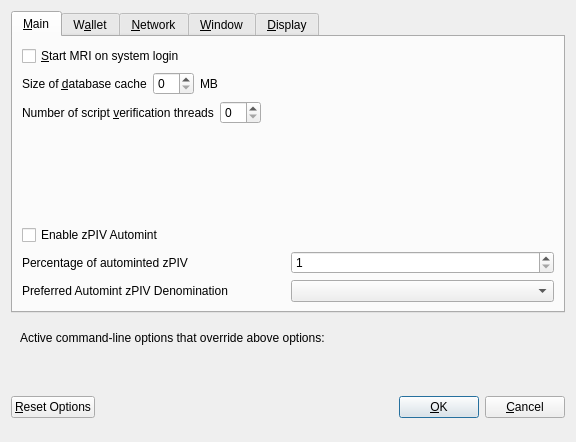
<?xml version="1.0" encoding="UTF-8"?>
<ui version="4.0">
 <class>OptionsDialog</class>
 <widget class="QDialog" name="OptionsDialog">
  <property name="geometry">
   <rect>
    <x>0</x>
    <y>0</y>
    <width>576</width>
    <height>442</height>
   </rect>
  </property>
  <property name="windowTitle">
   <string>Options</string>
  </property>
  <property name="modal">
   <bool>true</bool>
  </property>
  <layout class="QVBoxLayout" name="verticalLayout">
   <item>
    <widget class="QTabWidget" name="tabWidget">
     <property name="currentIndex">
      <number>0</number>
     </property>
     <widget class="QWidget" name="tabMain">
      <attribute name="title">
       <string>&amp;Main</string>
      </attribute>
      <layout class="QVBoxLayout" name="verticalLayout_Main">
       <item>
        <widget class="QCheckBox" name="bitcoinAtStartup">
         <property name="toolTip">
          <string>Automatically start MRI after logging in to the system.</string>
         </property>
         <property name="text">
          <string>&amp;Start MRI on system login</string>
         </property>
        </widget>
       </item>
       <item>
        <layout class="QHBoxLayout" name="horizontalLayout_2_Main">
         <item>
          <widget class="QLabel" name="databaseCacheLabel">
           <property name="text">
            <string>Size of &amp;database cache</string>
           </property>
           <property name="textFormat">
            <enum>Qt::PlainText</enum>
           </property>
           <property name="buddy">
            <cstring>databaseCache</cstring>
           </property>
          </widget>
         </item>
         <item>
          <widget class="QSpinBox" name="databaseCache"/>
         </item>
         <item>
          <widget class="QLabel" name="databaseCacheUnitLabel">
           <property name="text">
            <string>MB</string>
           </property>
           <property name="textFormat">
            <enum>Qt::PlainText</enum>
           </property>
          </widget>
         </item>
         <item>
          <spacer name="horizontalSpacer_2_Main">
           <property name="orientation">
            <enum>Qt::Horizontal</enum>
           </property>
           <property name="sizeHint" stdset="0">
            <size>
             <width>40</width>
             <height>20</height>
            </size>
           </property>
          </spacer>
         </item>
        </layout>
       </item>
       <item>
        <layout class="QHBoxLayout" name="horizontalLayout_3_Main">
         <item>
          <widget class="QLabel" name="threadsScriptVerifLabel">
           <property name="text">
            <string>Number of script &amp;verification threads</string>
           </property>
           <property name="textFormat">
            <enum>Qt::PlainText</enum>
           </property>
           <property name="buddy">
            <cstring>threadsScriptVerif</cstring>
           </property>
          </widget>
         </item>
         <item>
          <widget class="QSpinBox" name="threadsScriptVerif">
           <property name="toolTip">
            <string>(0 = auto, &lt;0 = leave that many cores free)</string>
           </property>
          </widget>
         </item>
         <item>
          <spacer name="horizontalSpacer_3_Main">
           <property name="orientation">
            <enum>Qt::Horizontal</enum>
           </property>
           <property name="sizeHint" stdset="0">
            <size>
             <width>40</width>
             <height>20</height>
            </size>
           </property>
          </spacer>
         </item>
        </layout>
       </item>
       <item>
        <spacer name="verticalSpacer_2">
         <property name="orientation">
          <enum>Qt::Vertical</enum>
         </property>
         <property name="sizeHint" stdset="0">
          <size>
           <width>20</width>
           <height>40</height>
          </size>
         </property>
        </spacer>
       </item>
       <item>
        <widget class="QCheckBox" name="checkBoxZeromintEnable">
         <property name="toolTip">
          <string>Enable automatic minting of PIV units to zPIV</string>
         </property>
         <property name="layoutDirection">
          <enum>Qt::LeftToRight</enum>
         </property>
         <property name="text">
          <string>Enable zPIV Automint</string>
         </property>
        </widget>
       </item>
       <item>
        <layout class="QHBoxLayout" name="horizontalLayout_3">
         <item>
          <widget class="QLabel" name="percentage_label">
           <property name="toolTip">
            <string>Percentage of incoming PIV which get automatically converted to zPIV via Zerocoin Protocol (min: 10%)</string>
           </property>
           <property name="text">
            <string>Percentage of autominted zPIV</string>
           </property>
          </widget>
         </item>
         <item>
          <widget class="QSpinBox" name="zeromintPercentage">
           <property name="minimum">
            <number>1</number>
           </property>
           <property name="maximum">
            <number>100</number>
           </property>
          </widget>
         </item>
        </layout>
       </item>
       <item>
        <layout class="QHBoxLayout" name="horizontalLayout" stretch="0,0">
         <property name="sizeConstraint">
          <enum>QLayout::SetFixedSize</enum>
         </property>
         <item>
          <widget class="QLabel" name="labelPreferredDenom">
           <property name="maximumSize">
            <size>
             <width>16777215</width>
             <height>16777215</height>
            </size>
           </property>
           <property name="toolTip">
            <string>Wait with automatic conversion to Zerocoin until enough PIV for this denomination is available</string>
           </property>
           <property name="text">
            <string>Preferred Automint zPIV Denomination</string>
           </property>
          </widget>
         </item>
         <item>
          <widget class="QComboBox" name="preferredDenom">
           <property name="maximumSize">
            <size>
             <width>16777215</width>
             <height>27</height>
            </size>
           </property>
           <property name="toolTip">
            <string>Wait with automatic conversion to Zerocoin until enough PIV for this denomination is available</string>
           </property>
           <property name="maxVisibleItems">
            <number>9</number>
           </property>
           <property name="maxCount">
            <number>9</number>
           </property>
          </widget>
         </item>
        </layout>
       </item>
      </layout>
     </widget>
     <widget class="QWidget" name="tabWallet">
      <attribute name="title">
       <string>W&amp;allet</string>
      </attribute>
      <layout class="QVBoxLayout" name="verticalLayout_Wallet">
       <item>
        <layout class="QHBoxLayout" name="horizontalLayout_2_Wallet">
         <item>
          <widget class="QLabel" name="labelStakeSplitThresholdText">
           <property name="text">
            <string>Stake split threshold:</string>
           </property>
          </widget>
         </item>
         <item>
          <widget class="QSpinBox" name="spinBoxStakeSplitThreshold">
           <property name="minimum">
            <number>1</number>
           </property>
           <property name="maximum">
            <number>999999</number>
           </property>
          </widget>
         </item>
        </layout>
       </item>
       <item>
        <widget class="QGroupBox" name="groupBox">
         <property name="title">
          <string>Expert</string>
         </property>
         <layout class="QVBoxLayout" name="verticalLayout_2">
          <item>
           <widget class="QCheckBox" name="coinControlFeatures">
            <property name="toolTip">
             <string>Whether to show coin control features or not.</string>
            </property>
            <property name="text">
             <string>Enable coin &amp;control features</string>
            </property>
           </widget>
          </item>
          <item>
           <widget class="QCheckBox" name="showMasternodesTab">
            <property name="toolTip">
             <string>Show additional tab listing all your masternodes in first sub-tab&lt;br/&gt;and all masternodes on the network in second sub-tab.</string>
            </property>
            <property name="text">
             <string>Show Masternodes Tab</string>
            </property>
           </widget>
          </item>
          <item>
           <widget class="QCheckBox" name="spendZeroConfChange">
            <property name="toolTip">
             <string>If you disable the spending of unconfirmed change, the change from a transaction&lt;br/&gt;cannot be used until that transaction has at least one confirmation.&lt;br/&gt;This also affects how your balance is computed.</string>
            </property>
            <property name="text">
             <string>&amp;Spend unconfirmed change</string>
            </property>
           </widget>
          </item>
         </layout>
        </widget>
       </item>
       <item>
        <spacer name="verticalSpacer_Wallet">
         <property name="orientation">
          <enum>Qt::Vertical</enum>
         </property>
         <property name="sizeHint" stdset="0">
          <size>
           <width>20</width>
           <height>40</height>
          </size>
         </property>
        </spacer>
       </item>
      </layout>
     </widget>
     <widget class="QWidget" name="tabNetwork">
      <attribute name="title">
       <string>&amp;Network</string>
      </attribute>
      <layout class="QVBoxLayout" name="verticalLayout_Network">
       <item>
        <widget class="QCheckBox" name="mapPortUpnp">
         <property name="toolTip">
          <string>Automatically open the MRI client port on the router. This only works when your router supports UPnP and it is enabled.</string>
         </property>
         <property name="text">
          <string>Map port using &amp;UPnP</string>
         </property>
        </widget>
       </item>
       <item>
        <widget class="QCheckBox" name="allowIncoming">
         <property name="toolTip">
          <string>Accept connections from outside</string>
         </property>
         <property name="text">
          <string>Allow incoming connections</string>
         </property>
        </widget>
       </item>
       <item>
        <widget class="QCheckBox" name="connectSocks">
         <property name="toolTip">
          <string>Connect to the MRI network through a SOCKS5 proxy.</string>
         </property>
         <property name="text">
          <string>&amp;Connect through SOCKS5 proxy (default proxy):</string>
         </property>
        </widget>
       </item>
       <item>
        <layout class="QHBoxLayout" name="horizontalLayout_1_Network">
         <item>
          <widget class="QLabel" name="proxyIpLabel">
           <property name="text">
            <string>Proxy &amp;IP:</string>
           </property>
           <property name="textFormat">
            <enum>Qt::PlainText</enum>
           </property>
           <property name="buddy">
            <cstring>proxyIp</cstring>
           </property>
          </widget>
         </item>
         <item>
          <widget class="QValidatedLineEdit" name="proxyIp">
           <property name="minimumSize">
            <size>
             <width>140</width>
             <height>0</height>
            </size>
           </property>
           <property name="maximumSize">
            <size>
             <width>140</width>
             <height>16777215</height>
            </size>
           </property>
           <property name="toolTip">
            <string>IP address of the proxy (e.g. IPv4: 127.0.0.1 / IPv6: ::1)</string>
           </property>
          </widget>
         </item>
         <item>
          <widget class="QLabel" name="proxyPortLabel">
           <property name="text">
            <string>&amp;Port:</string>
           </property>
           <property name="textFormat">
            <enum>Qt::PlainText</enum>
           </property>
           <property name="buddy">
            <cstring>proxyPort</cstring>
           </property>
          </widget>
         </item>
         <item>
          <widget class="QLineEdit" name="proxyPort">
           <property name="minimumSize">
            <size>
             <width>55</width>
             <height>0</height>
            </size>
           </property>
           <property name="maximumSize">
            <size>
             <width>55</width>
             <height>16777215</height>
            </size>
           </property>
           <property name="toolTip">
            <string>Port of the proxy (e.g. 9050)</string>
           </property>
          </widget>
         </item>
         <item>
          <spacer name="horizontalSpacer_1_Network">
           <property name="orientation">
            <enum>Qt::Horizontal</enum>
           </property>
           <property name="sizeHint" stdset="0">
            <size>
             <width>40</width>
             <height>20</height>
            </size>
           </property>
          </spacer>
         </item>
        </layout>
       </item>
       <item>
        <spacer name="verticalSpacer_Network">
         <property name="orientation">
          <enum>Qt::Vertical</enum>
         </property>
         <property name="sizeHint" stdset="0">
          <size>
           <width>20</width>
           <height>40</height>
          </size>
         </property>
        </spacer>
       </item>
      </layout>
     </widget>
     <widget class="QWidget" name="tabWindow">
      <attribute name="title">
       <string>&amp;Window</string>
      </attribute>
      <layout class="QVBoxLayout" name="verticalLayout_Window">
       <item>
        <widget class="QCheckBox" name="minimizeToTray">
         <property name="toolTip">
          <string>Show only a tray icon after minimizing the window.</string>
         </property>
         <property name="text">
          <string>&amp;Minimize to the tray instead of the taskbar</string>
         </property>
        </widget>
       </item>
       <item>
        <widget class="QCheckBox" name="minimizeOnClose">
         <property name="toolTip">
          <string>Minimize instead of exit the application when the window is closed. When this option is enabled, the application will be closed only after selecting Quit in the menu.</string>
         </property>
         <property name="text">
          <string>M&amp;inimize on close</string>
         </property>
        </widget>
       </item>
       <item>
        <spacer name="verticalSpacer_Window">
         <property name="orientation">
          <enum>Qt::Vertical</enum>
         </property>
         <property name="sizeHint" stdset="0">
          <size>
           <width>20</width>
           <height>40</height>
          </size>
         </property>
        </spacer>
       </item>
      </layout>
     </widget>
     <widget class="QWidget" name="tabDisplay">
      <attribute name="title">
       <string>&amp;Display</string>
      </attribute>
      <layout class="QVBoxLayout" name="verticalLayout_Display">
       <item>
        <layout class="QHBoxLayout" name="horizontalLayout_1_Display">
         <item>
          <widget class="QLabel" name="langLabel">
           <property name="text">
            <string>User Interface &amp;language:</string>
           </property>
           <property name="textFormat">
            <enum>Qt::PlainText</enum>
           </property>
           <property name="buddy">
            <cstring>lang</cstring>
           </property>
          </widget>
         </item>
         <item>
          <widget class="QValueComboBox" name="lang">
           <property name="toolTip">
            <string>The user interface language can be set here. This setting will take effect after restarting MRI.</string>
           </property>
          </widget>
         </item>
        </layout>
       </item>
       <item>
        <widget class="QLabel" name="label_3">
         <property name="toolTip">
          <string notr="true"/>
         </property>
         <property name="statusTip">
          <string notr="true"/>
         </property>
         <property name="whatsThis">
          <string notr="true"/>
         </property>
         <property name="accessibleName">
          <string notr="true"/>
         </property>
         <property name="text">
          <string>Language missing or translation incomplete? Help contributing translations here:
https://www.transifex.com/mirai-project/mirai-project-translations</string>
         </property>
         <property name="wordWrap">
          <bool>true</bool>
         </property>
         <property name="openExternalLinks">
          <bool>true</bool>
         </property>
         <property name="textInteractionFlags">
          <set>Qt::TextBrowserInteraction</set>
         </property>
        </widget>
       </item>
       <item>
        <layout class="QHBoxLayout" name="horizontalLayout_4_Display" stretch="0,0">
         <item>
          <widget class="QLabel" name="themeLabel">
           <property name="text">
            <string>User Interface Theme:</string>
           </property>
          </widget>
         </item>
         <item>
          <widget class="QValueComboBox" name="theme"/>
         </item>
        </layout>
       </item>
       <item>
        <widget class="Line" name="line">
         <property name="orientation">
          <enum>Qt::Horizontal</enum>
         </property>
        </widget>
       </item>
       <item>
        <layout class="QHBoxLayout" name="horizontalLayout_2_Display">
         <item>
          <widget class="QLabel" name="unitLabel">
           <property name="text">
            <string>&amp;Unit to show amounts in:</string>
           </property>
           <property name="textFormat">
            <enum>Qt::PlainText</enum>
           </property>
           <property name="buddy">
            <cstring>unit</cstring>
           </property>
          </widget>
         </item>
         <item>
          <widget class="QValueComboBox" name="unit">
           <property name="toolTip">
            <string>Choose the default subdivision unit to show in the interface and when sending coins.</string>
           </property>
          </widget>
         </item>
        </layout>
       </item>
       <item>
        <layout class="QHBoxLayout" name="horizontalLayout_5_Display">
         <item>
          <widget class="QLabel" name="digitsLabel">
           <property name="text">
            <string>Decimal digits</string>
           </property>
          </widget>
         </item>
         <item>
          <widget class="QValueComboBox" name="digits"/>
         </item>
        </layout>
       </item>
       <item>
        <widget class="QCheckBox" name="checkBoxHideZeroBalances">
         <property name="toolTip">
          <string>Hide empty balances</string>
         </property>
         <property name="layoutDirection">
          <enum>Qt::LeftToRight</enum>
         </property>
         <property name="text">
          <string>Hide empty balances</string>
         </property>
        </widget>
       </item>
       <item>
        <layout class="QHBoxLayout" name="horizontalLayout_3_Display">
         <item>
          <widget class="QLabel" name="thirdPartyTxUrlsLabel">
           <property name="toolTip">
            <string>Third party URLs (e.g. a block explorer) that appear in the transactions tab as context menu items. %s in the URL is replaced by transaction hash. Multiple URLs are separated by vertical bar |.</string>
           </property>
           <property name="text">
            <string>Third party transaction URLs</string>
           </property>
           <property name="buddy">
            <cstring>thirdPartyTxUrls</cstring>
           </property>
          </widget>
         </item>
         <item>
          <widget class="QLineEdit" name="thirdPartyTxUrls">
           <property name="toolTip">
            <string>Third party URLs (e.g. a block explorer) that appear in the transactions tab as context menu items. %s in the URL is replaced by transaction hash. Multiple URLs are separated by vertical bar |.</string>
           </property>
          </widget>
         </item>
        </layout>
       </item>
       <item>
        <spacer name="verticalSpacer">
         <property name="orientation">
          <enum>Qt::Vertical</enum>
         </property>
         <property name="sizeHint" stdset="0">
          <size>
           <width>20</width>
           <height>40</height>
          </size>
         </property>
        </spacer>
       </item>
      </layout>
     </widget>
    </widget>
   </item>
   <item>
    <widget class="QFrame" name="frame">
     <layout class="QVBoxLayout" name="verticalLayout_Bottom">
      <item>
       <layout class="QHBoxLayout" name="horizontalLayout_Bottom">
        <item>
         <widget class="QLabel" name="overriddenByCommandLineInfoLabel">
          <property name="text">
           <string>Active command-line options that override above options:</string>
          </property>
          <property name="textFormat">
           <enum>Qt::PlainText</enum>
          </property>
         </widget>
        </item>
        <item>
         <spacer name="horizontalSpacer_Bottom">
          <property name="orientation">
           <enum>Qt::Horizontal</enum>
          </property>
          <property name="sizeHint" stdset="0">
           <size>
            <width>40</width>
            <height>20</height>
           </size>
          </property>
         </spacer>
        </item>
       </layout>
      </item>
      <item>
       <widget class="QLabel" name="overriddenByCommandLineLabel">
        <property name="text">
         <string/>
        </property>
        <property name="textFormat">
         <enum>Qt::PlainText</enum>
        </property>
        <property name="wordWrap">
         <bool>true</bool>
        </property>
       </widget>
      </item>
     </layout>
    </widget>
   </item>
   <item>
    <layout class="QHBoxLayout" name="horizontalLayout_Buttons">
     <item>
      <widget class="QPushButton" name="resetButton">
       <property name="toolTip">
        <string>Reset all client options to default.</string>
       </property>
       <property name="text">
        <string>&amp;Reset Options</string>
       </property>
       <property name="autoDefault">
        <bool>false</bool>
       </property>
      </widget>
     </item>
     <item>
      <spacer name="horizontalSpacer_1">
       <property name="orientation">
        <enum>Qt::Horizontal</enum>
       </property>
       <property name="sizeHint" stdset="0">
        <size>
         <width>40</width>
         <height>48</height>
        </size>
       </property>
      </spacer>
     </item>
     <item>
      <widget class="QLabel" name="statusLabel">
       <property name="minimumSize">
        <size>
         <width>200</width>
         <height>0</height>
        </size>
       </property>
       <property name="font">
        <font>
         <weight>75</weight>
         <bold>true</bold>
        </font>
       </property>
       <property name="text">
        <string/>
       </property>
       <property name="textFormat">
        <enum>Qt::PlainText</enum>
       </property>
       <property name="wordWrap">
        <bool>true</bool>
       </property>
      </widget>
     </item>
     <item>
      <spacer name="horizontalSpacer_2">
       <property name="orientation">
        <enum>Qt::Horizontal</enum>
       </property>
       <property name="sizeHint" stdset="0">
        <size>
         <width>40</width>
         <height>48</height>
        </size>
       </property>
      </spacer>
     </item>
     <item>
      <widget class="QPushButton" name="okButton">
       <property name="text">
        <string>&amp;OK</string>
       </property>
       <property name="autoDefault">
        <bool>false</bool>
       </property>
       <property name="default">
        <bool>true</bool>
       </property>
      </widget>
     </item>
     <item>
      <widget class="QPushButton" name="cancelButton">
       <property name="text">
        <string>&amp;Cancel</string>
       </property>
       <property name="autoDefault">
        <bool>false</bool>
       </property>
      </widget>
     </item>
    </layout>
   </item>
  </layout>
 </widget>
 <customwidgets>
  <customwidget>
   <class>QValidatedLineEdit</class>
   <extends>QLineEdit</extends>
   <header>qvalidatedlineedit.h</header>
  </customwidget>
  <customwidget>
   <class>QValueComboBox</class>
   <extends>QComboBox</extends>
   <header>qvaluecombobox.h</header>
  </customwidget>
 </customwidgets>
 <resources/>
 <connections/>
</ui>
